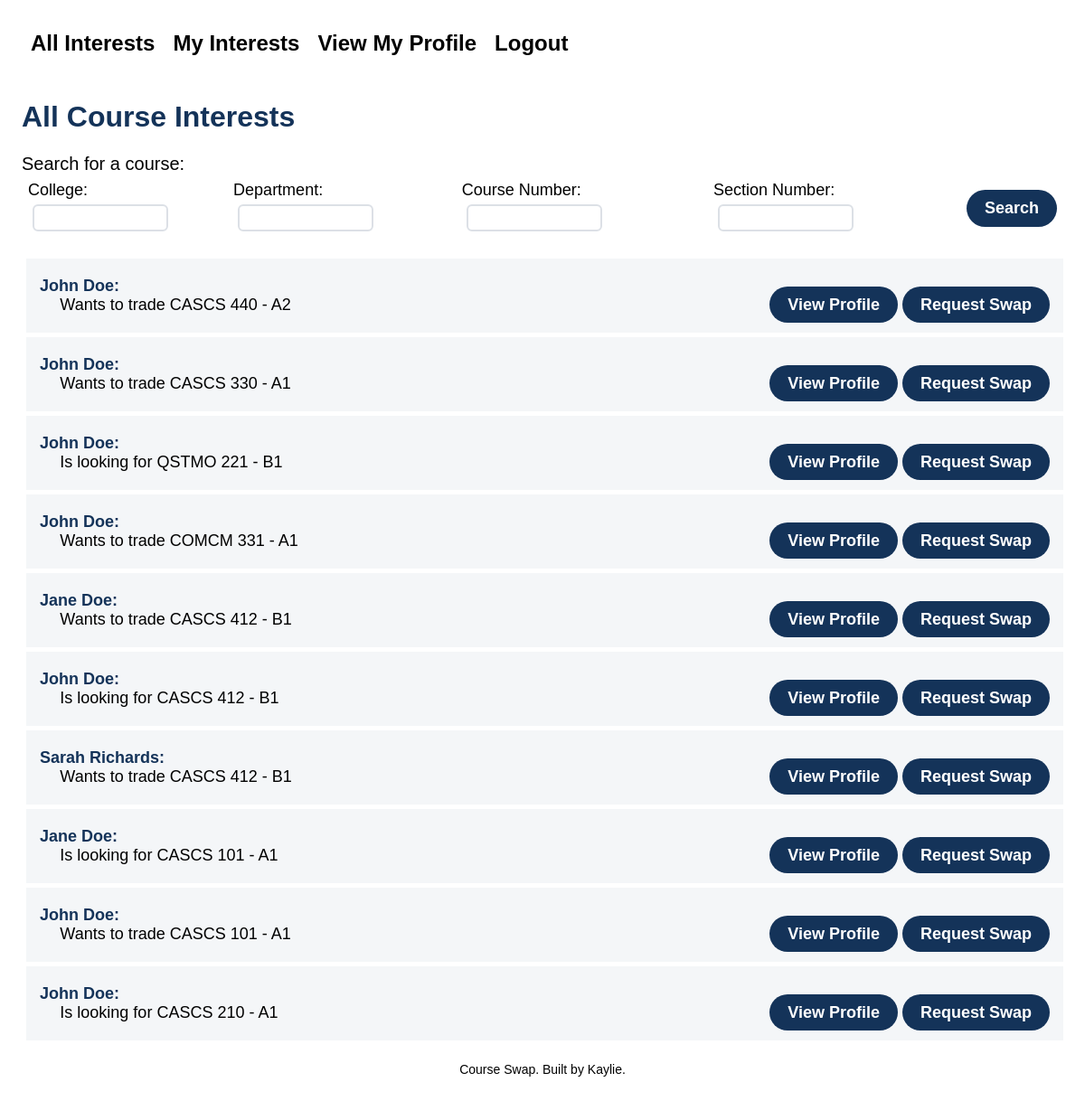
The app's page /project/ (signed in) with its own data.
### project/models.py (models this page shows, shortened)
class ClassInterest(models.Model):
    INTEREST_CHOICES = {
        'E': 'Enrolled',
        'W': 'Wishlist',
    }
    student = models.ForeignKey(Student, on_delete=models.CASCADE)
    section = models.ForeignKey(Section, on_delete=models.CASCADE)
    interest_type = models.CharField(max_length=1, choices=INTEREST_CHOICES)
    time = models.TimeField(auto_now=True)

class Student(models.Model):
    first_name = models.TextField(blank=False)
    last_name = models.TextField(blank=False)
    email_address = models.TextField(blank=False)
    user = models.ForeignKey(User, on_delete=models.CASCADE)

class Section(models.Model):
    course = models.ForeignKey(Course, on_delete=models.CASCADE)
    section_number = models.CharField(max_length=2)

class Course(models.Model):
    college = models.TextField(blank=False)
    department = models.CharField(max_length=2)
    course_number = models.TextField(blank=False)

### project/views.py (the view)
# urls.py: path('', ShowAllInterestsView.as_view(), name="show_all"),
class ShowAllInterestsView(ListView):
    model = ClassInterest
    template_name = "project/all_interest_feed.html"
    context_object_name = "interests"
    def get_queryset(self):
        qs = super().get_queryset()
        if 'college' in self.request.GET:
            college = self.request.GET['college']
            if college:
                qs = qs.filter(section__course__college__iexact=college)
        if 'department' in self.request.GET:
            department = self.request.GET['department']
            if department:
                qs = qs.filter(section__course__department__iexact=department)
        if 'course_number' in self.request.GET:
            course_number = self.request.GET['course_number']
            if course_number:
                qs = qs.filter(section__course__course_number__iexact=course_number)
        if 'section_number' in self.request.GET:
            section_number = self.request.GET['section_number']
            if section_number:
                qs = qs.filter(section__section_number__iexact=section_number)
        return qs.order_by('-time')

### project/templates/project/all_interest_feed.html
{% extends 'project/base.html' %}
{% block content %}
<h1>All Course Interests</h1>
<div class="search-bar">
    Search for a course:
    {% url 'show_all' as url %}
    {% include "project/search.html" with action=url %}
</div>
<div class="interest-feed">
    {% for interest in interests %}
    <div class="interest">
        <div class="interest-top">
            {{interest.student.first_name}} {{interest.student.last_name}}:
        </div>
        <div class="interest-bottom">
            <div class="interest-bottom-left">
                {% if interest.interest_type == "E" %}
                    Wants to trade
                {% else %}
                    Is looking for
                {% endif %}
                {{interest.section.course.college}}{{interest.section.course.department}} {{interest.section.course.course_number}} - {{interest.section.section_number}}
            </div>
            <div class="interest-bottom-right">
                {% if not request.user.is_authenticated %}
                    <a class="view-profile" href="{% url 'show_student' interest.student.pk %}">View Profile</a>
                    <a class="swap" href="{% url 'create_request'  interest.student.pk %}">Request Swap</a>
                {% elif request.user.is_authenticated and user != interest.student.user %}
                    <a class="view-profile" href="{% url 'show_student' interest.student.pk %}">View Profile</a>
                    <a class="swap" href="{% url 'create_request'  interest.student.pk %}">Request Swap</a>
                {% endif %}
            </div>
        </div>
    </div>
    {% endfor %}
</div>
{% endblock %}

### static/styles.css (style rules this page uses)
body { font-family: 'Helvetica'; margin: 0; padding: 2%; font-size: 16px; }
h1 { color: #143359; }
.interest { display: flex; flex-direction: column; align-items: center; background: #f4f6f8; padding: 20px 15px; margin: 5px 0 0 5px; font-size: 18px; }
.interest-top { width: 100%; color: #143359; font-weight: bold; }
.interest-bottom { display: flex; width: 100%; }
.interest-bottom-left { width: 70%; padding-left: 2%; }
.interest-bottom-right { width: 30%; text-align: right; }
.interest-bottom-right a { padding: 10px 20px; text-decoration: none; border-radius: 50px; font-weight: 600; background-color:#143359; color: white; }
input[type="submit"], .swap, form a { align-self: flex-end; margin: 15px 0px; color: black; padding: 10px 20px; text-decoration: none; border-radius: 50px; font-weight: 600; background-color:#143359; color: white; font-size: 18px; border: none; cursor: pointer; }
.search-bar { font-size: 20px; }

### records on screen
ClassInterest: student.first_name "John", student.last_name "Doe", interest_type "Wants to trade", section.course.college "CAS", section.course.department "CS", section.course.course_number "440", section.section_number "A2", shows "View Profile"
ClassInterest: student.first_name "John", student.last_name "Doe", interest_type "Wants to trade", section.course.college "CAS", section.course.department "CS", section.course.course_number "330", section.section_number "A1", shows "View Profile"
ClassInterest: student.first_name "John", student.last_name "Doe", interest_type "Is looking for", section.course.college "QST", section.course.department "MO", section.course.course_number "221", section.section_number "B1", shows "View Profile"
ClassInterest: student.first_name "John", student.last_name "Doe", interest_type "Wants to trade", section.course.college "COM", section.course.department "CM", section.course.course_number "331", section.section_number "A1", shows "View Profile"
ClassInterest: student.first_name "Jane", student.last_name "Doe", interest_type "Wants to trade", section.course.college "CAS", section.course.department "CS", section.course.course_number "412", section.section_number "B1", shows "View Profile"
ClassInterest: student.first_name "John", student.last_name "Doe", interest_type "Is looking for", section.course.college "CAS", section.course.department "CS", section.course.course_number "412", section.section_number "B1", shows "View Profile"
ClassInterest: student.first_name "Sarah", student.last_name "Richards", interest_type "Wants to trade", section.course.college "CAS", section.course.department "CS", section.course.course_number "412", section.section_number "B1", shows "View Profile"
ClassInterest: student.first_name "Jane", student.last_name "Doe", interest_type "Is looking for", section.course.college "CAS", section.course.department "CS", section.course.course_number "101", section.section_number "A1", shows "View Profile"
ClassInterest: student.first_name "John", student.last_name "Doe", interest_type "Wants to trade", section.course.college "CAS", section.course.department "CS", section.course.course_number "101", section.section_number "A1", shows "View Profile"
ClassInterest: student.first_name "John", student.last_name "Doe", interest_type "Is looking for", section.course.college "CAS", section.course.department "CS", section.course.course_number "210", section.section_number "A1", shows "View Profile"
